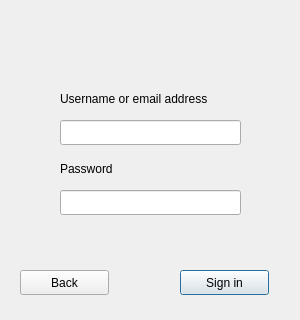
<?xml version="1.0" encoding="UTF-8"?>
<ui version="4.0">
 <class>Dialog</class>
 <widget class="QDialog" name="Dialog">
  <property name="geometry">
   <rect>
    <x>0</x>
    <y>0</y>
    <width>300</width>
    <height>320</height>
   </rect>
  </property>
  <property name="windowTitle">
   <string>Sign in</string>
  </property>
  <widget class="QPushButton" name="pushButton">
   <property name="geometry">
    <rect>
     <x>180</x>
     <y>270</y>
     <width>89</width>
     <height>25</height>
    </rect>
   </property>
   <property name="text">
    <string>Sign in</string>
   </property>
  </widget>
  <widget class="QPushButton" name="pushButton_2">
   <property name="geometry">
    <rect>
     <x>20</x>
     <y>270</y>
     <width>89</width>
     <height>25</height>
    </rect>
   </property>
   <property name="text">
    <string>Back</string>
   </property>
  </widget>
  <widget class="QLineEdit" name="lineEdit">
   <property name="geometry">
    <rect>
     <x>60</x>
     <y>120</y>
     <width>181</width>
     <height>25</height>
    </rect>
   </property>
  </widget>
  <widget class="QLineEdit" name="lineEdit_2">
   <property name="geometry">
    <rect>
     <x>60</x>
     <y>190</y>
     <width>181</width>
     <height>25</height>
    </rect>
   </property>
  </widget>
  <widget class="QLabel" name="label_4">
   <property name="geometry">
    <rect>
     <x>60</x>
     <y>90</y>
     <width>201</width>
     <height>17</height>
    </rect>
   </property>
   <property name="text">
    <string>Username or email address</string>
   </property>
  </widget>
  <widget class="QLabel" name="label_5">
   <property name="geometry">
    <rect>
     <x>60</x>
     <y>160</y>
     <width>67</width>
     <height>17</height>
    </rect>
   </property>
   <property name="text">
    <string>Password</string>
   </property>
  </widget>
  <widget class="QLabel" name="label">
   <property name="geometry">
    <rect>
     <x>60</x>
     <y>230</y>
     <width>181</width>
     <height>17</height>
    </rect>
   </property>
   <property name="text">
    <string/>
   </property>
  </widget>
 </widget>
 <resources/>
 <connections/>
</ui>
